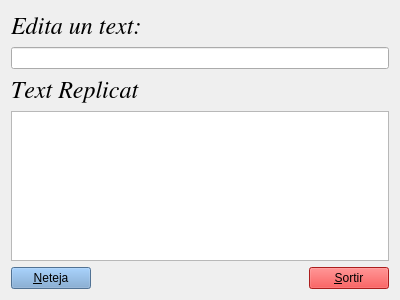
<?xml version="1.0" encoding="UTF-8"?>
<!--(c) FIBerHub, https://fiberhub.tk-->
<ui version="4.0">
 <class>Exercici4</class>
 <widget class="QWidget" name="Exercici4">
  <property name="geometry">
   <rect>
    <x>0</x>
    <y>0</y>
    <width>400</width>
    <height>300</height>
   </rect>
  </property>
  <property name="windowTitle">
   <string>Eco de text</string>
  </property>
  <layout class="QVBoxLayout" name="verticalLayout_3">
   <item>
    <layout class="QVBoxLayout" name="verticalLayout_2">
     <item>
      <widget class="QLabel" name="label">
       <property name="font">
        <font>
         <family>Nimbus Roman</family>
         <pointsize>18</pointsize>
         <italic>true</italic>
        </font>
       </property>
       <property name="text">
        <string>Edita un text:</string>
       </property>
      </widget>
     </item>
     <item>
      <widget class="QLineEdit" name="lineEdit">
       <property name="inputMask">
        <string/>
       </property>
       <property name="maxLength">
        <number>32767</number>
       </property>
      </widget>
     </item>
    </layout>
   </item>
   <item>
    <layout class="QVBoxLayout" name="verticalLayout">
     <item>
      <widget class="QLabel" name="label_2">
       <property name="font">
        <font>
         <family>Nimbus Roman</family>
         <pointsize>18</pointsize>
         <italic>true</italic>
        </font>
       </property>
       <property name="text">
        <string>Text Replicat</string>
       </property>
      </widget>
     </item>
     <item>
      <widget class="QTextBrowser" name="textBrowser"/>
     </item>
    </layout>
   </item>
   <item>
    <spacer name="verticalSpacer">
     <property name="orientation">
      <enum>Qt::Vertical</enum>
     </property>
     <property name="sizeHint" stdset="0">
      <size>
       <width>20</width>
       <height>17</height>
      </size>
     </property>
    </spacer>
   </item>
   <item>
    <layout class="QHBoxLayout" name="horizontalLayout">
     <item>
      <widget class="QPushButton" name="pushButton">
       <property name="palette">
        <palette>
         <active>
          <colorrole role="Button">
           <brush brushstyle="SolidPattern">
            <color alpha="255">
             <red>0</red>
             <green>255</green>
             <blue>255</blue>
            </color>
           </brush>
          </colorrole>
          <colorrole role="Base">
           <brush brushstyle="SolidPattern">
            <color alpha="255">
             <red>114</red>
             <green>159</green>
             <blue>207</blue>
            </color>
           </brush>
          </colorrole>
          <colorrole role="Window">
           <brush brushstyle="SolidPattern">
            <color alpha="255">
             <red>114</red>
             <green>159</green>
             <blue>207</blue>
            </color>
           </brush>
          </colorrole>
         </active>
         <inactive>
          <colorrole role="Button">
           <brush brushstyle="SolidPattern">
            <color alpha="255">
             <red>0</red>
             <green>255</green>
             <blue>255</blue>
            </color>
           </brush>
          </colorrole>
          <colorrole role="Base">
           <brush brushstyle="SolidPattern">
            <color alpha="255">
             <red>114</red>
             <green>159</green>
             <blue>207</blue>
            </color>
           </brush>
          </colorrole>
          <colorrole role="Window">
           <brush brushstyle="SolidPattern">
            <color alpha="255">
             <red>114</red>
             <green>159</green>
             <blue>207</blue>
            </color>
           </brush>
          </colorrole>
         </inactive>
         <disabled>
          <colorrole role="Button">
           <brush brushstyle="SolidPattern">
            <color alpha="255">
             <red>0</red>
             <green>255</green>
             <blue>255</blue>
            </color>
           </brush>
          </colorrole>
          <colorrole role="Base">
           <brush brushstyle="SolidPattern">
            <color alpha="255">
             <red>114</red>
             <green>159</green>
             <blue>207</blue>
            </color>
           </brush>
          </colorrole>
          <colorrole role="Window">
           <brush brushstyle="SolidPattern">
            <color alpha="255">
             <red>114</red>
             <green>159</green>
             <blue>207</blue>
            </color>
           </brush>
          </colorrole>
         </disabled>
        </palette>
       </property>
       <property name="styleSheet">
        <string notr="true">background-color: rgb(114, 159, 207);</string>
       </property>
       <property name="text">
        <string>&amp;Neteja</string>
       </property>
      </widget>
     </item>
     <item>
      <spacer name="horizontalSpacer">
       <property name="orientation">
        <enum>Qt::Horizontal</enum>
       </property>
       <property name="sizeHint" stdset="0">
        <size>
         <width>218</width>
         <height>20</height>
        </size>
       </property>
      </spacer>
     </item>
     <item>
      <widget class="QPushButton" name="pushButton_2">
       <property name="palette">
        <palette>
         <active>
          <colorrole role="Button">
           <brush brushstyle="SolidPattern">
            <color alpha="255">
             <red>255</red>
             <green>0</green>
             <blue>0</blue>
            </color>
           </brush>
          </colorrole>
          <colorrole role="Base">
           <brush brushstyle="SolidPattern">
            <color alpha="255">
             <red>239</red>
             <green>41</green>
             <blue>41</blue>
            </color>
           </brush>
          </colorrole>
          <colorrole role="Window">
           <brush brushstyle="SolidPattern">
            <color alpha="255">
             <red>239</red>
             <green>41</green>
             <blue>41</blue>
            </color>
           </brush>
          </colorrole>
         </active>
         <inactive>
          <colorrole role="Button">
           <brush brushstyle="SolidPattern">
            <color alpha="255">
             <red>255</red>
             <green>0</green>
             <blue>0</blue>
            </color>
           </brush>
          </colorrole>
          <colorrole role="Base">
           <brush brushstyle="SolidPattern">
            <color alpha="255">
             <red>239</red>
             <green>41</green>
             <blue>41</blue>
            </color>
           </brush>
          </colorrole>
          <colorrole role="Window">
           <brush brushstyle="SolidPattern">
            <color alpha="255">
             <red>239</red>
             <green>41</green>
             <blue>41</blue>
            </color>
           </brush>
          </colorrole>
         </inactive>
         <disabled>
          <colorrole role="Button">
           <brush brushstyle="SolidPattern">
            <color alpha="255">
             <red>255</red>
             <green>0</green>
             <blue>0</blue>
            </color>
           </brush>
          </colorrole>
          <colorrole role="Base">
           <brush brushstyle="SolidPattern">
            <color alpha="255">
             <red>239</red>
             <green>41</green>
             <blue>41</blue>
            </color>
           </brush>
          </colorrole>
          <colorrole role="Window">
           <brush brushstyle="SolidPattern">
            <color alpha="255">
             <red>239</red>
             <green>41</green>
             <blue>41</blue>
            </color>
           </brush>
          </colorrole>
         </disabled>
        </palette>
       </property>
       <property name="styleSheet">
        <string notr="true">background-color: rgb(239, 41, 41);</string>
       </property>
       <property name="text">
        <string>&amp;Sortir</string>
       </property>
      </widget>
     </item>
    </layout>
   </item>
  </layout>
 </widget>
 <resources/>
 <connections>
  <connection>
   <sender>pushButton_2</sender>
   <signal>clicked()</signal>
   <receiver>Exercici4</receiver>
   <slot>close()</slot>
   <hints>
    <hint type="sourcelabel">
     <x>338</x>
     <y>272</y>
    </hint>
    <hint type="destinationlabel">
     <x>255</x>
     <y>237</y>
    </hint>
   </hints>
  </connection>
  <connection>
   <sender>pushButton</sender>
   <signal>clicked()</signal>
   <receiver>textBrowser</receiver>
   <slot>clear()</slot>
   <hints>
    <hint type="sourcelabel">
     <x>78</x>
     <y>273</y>
    </hint>
    <hint type="destinationlabel">
     <x>95</x>
     <y>186</y>
    </hint>
   </hints>
  </connection>
  <connection>
   <sender>pushButton</sender>
   <signal>clicked()</signal>
   <receiver>lineEdit</receiver>
   <slot>clear()</slot>
   <hints>
    <hint type="sourcelabel">
     <x>16</x>
     <y>278</y>
    </hint>
    <hint type="destinationlabel">
     <x>97</x>
     <y>44</y>
    </hint>
   </hints>
  </connection>
  <connection>
   <sender>lineEdit</sender>
   <signal>textChanged(QString)</signal>
   <receiver>textBrowser</receiver>
   <slot>setText(QString)</slot>
   <hints>
    <hint type="sourcelabel">
     <x>235</x>
     <y>54</y>
    </hint>
    <hint type="destinationlabel">
     <x>259</x>
     <y>140</y>
    </hint>
   </hints>
  </connection>
 </connections>
</ui>
